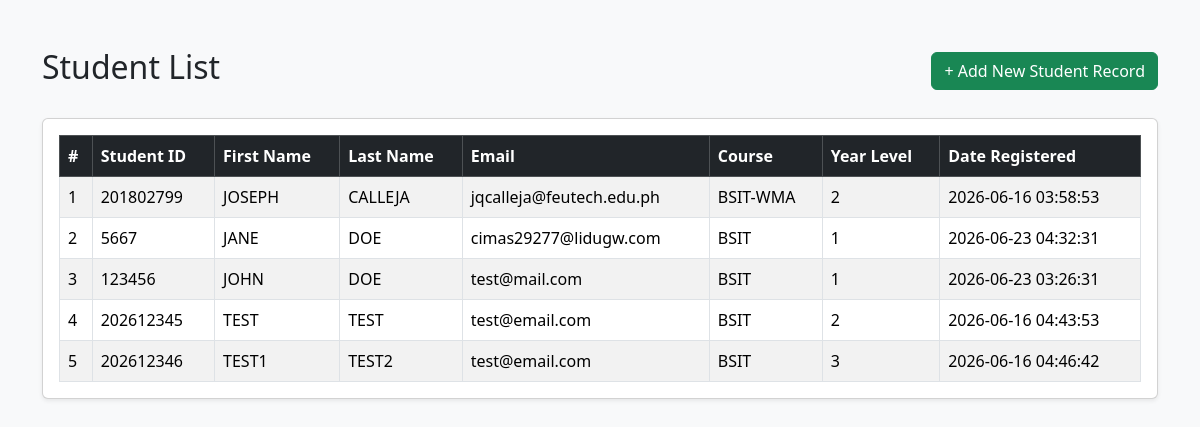
Screenshot of /Module6/index.php with the database file from the repository.
### tables this page shows
CREATE TABLE `tblstudents` (
  `id` int(11) NOT NULL,
  `student_id` varchar(15) NOT NULL,
  `first_name` varchar(50) NOT NULL,
  `last_name` varchar(50) NOT NULL,
  `email` varchar(100) NOT NULL,
  `course` varchar(100) NOT NULL,
  `year_level` tinyint(4) NOT NULL,
  `date_created` timestamp NOT NULL DEFAULT current_timestamp(),
  `photo` varchar(255) DEFAULT NULL,
  `is_confirmed` tinyint(4) DEFAULT 0,
  `confirm_token` varchar(255) DEFAULT NULL
);

### Module6/fetch_students.php (called while the page is built, shortened)
<?php
require("db.php");
$result = mysqli_query($conn, "SELECT * FROM tblstudents ORDER BY last_name, first_name");
?>

### Module6/index.php (the view, shortened to what this page needs)
<?php
require('fetch_students.php');
?>
<?php
require('include/header.php');
?>
        <div class="d-flex justify-content-between align-items-center mb-4">
            <h2>Student List</h2>
            <a href="register.php" class="btn btn-success">+ Add New Student Record</a>
        </div>
        <div class="card shadow-sm">
            <div class="card-body">
                <table class="table table-bordered table-striped table-hover mb-0">
                    <thead class="table-dark">
                        <tr>
                            <th>#</th>
                            <th>Student ID</th>
                            <th>First Name</th>
                            <th>Last Name</th>
                            <th>Email</th>
                            <th>Course</th>
                            <th>Year Level</th>
                            <th>Date Registered</th>
                        </tr>
                    </thead>
                    <tbody>
                        <?php
                        $counter = 1;
                        while($row = mysqli_fetch_assoc($result)):
                        ?>
                        <tr>
                            <td><?= $counter++; ?></td>
                            <td><?= $row['student_id']; ?></td>
                            <td><?= $row['first_name']; ?></td>
                            <td><?= $row['last_name']; ?></td>
                            <td><?= $row['email']; ?></td>
                            <td><?= $row['course']; ?></td>
                            <td><?= $row['year_level']; ?></td>
                            <td><?= $row['date_created']; ?></td>
                        </tr>
                        <?php
                        endwhile;
                        ?>
                    </tbody>
                </table>
            </div>
        </div>
<?php
require('include/footer.php');
?>

### rows the page displays
tblstudents: student "201802799", first_name "JOSEPH", last_name "CALLEJA", email "jqcalleja@feutech.edu.ph", course "BSIT-WMA", year_level "2", date_created "2026-06-16 03:58:53"
tblstudents: student "5667", first_name "JANE", last_name "DOE", email "cimas29277@lidugw.com", course "BSIT", year_level "1", date_created "2026-06-23 04:32:31"
tblstudents: student "123456", first_name "JOHN", last_name "DOE", email "test@mail.com", course "BSIT", year_level "1", date_created "2026-06-23 03:26:31"
tblstudents: student "202612345", first_name "TEST", last_name "TEST", email "test@email.com", course "BSIT", year_level "2", date_created "2026-06-16 04:43:53"
tblstudents: student "202612346", first_name "TEST1", last_name "TEST2", email "test@email.com", course "BSIT", year_level "3", date_created "2026-06-16 04:46:42"
